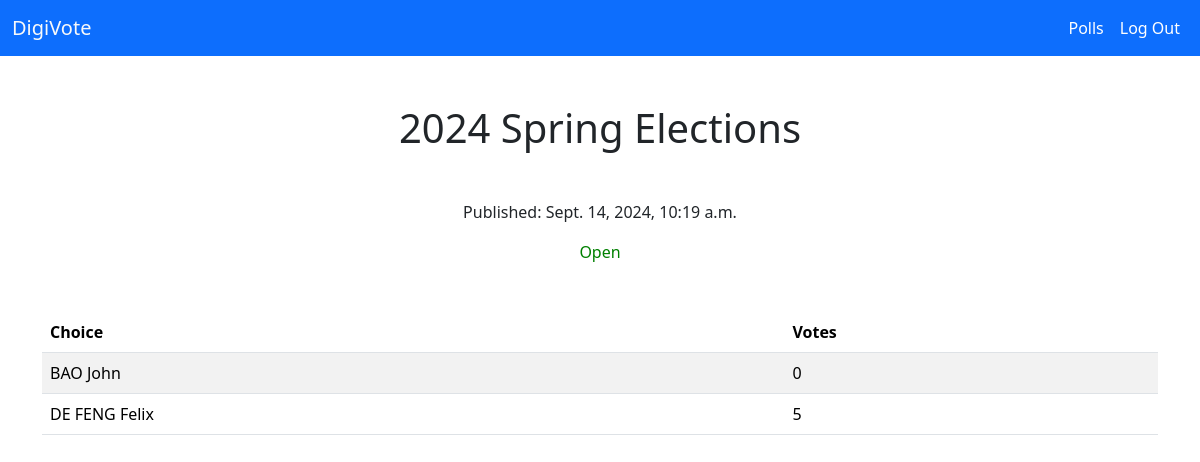
/details/4 (signed in), run on an earlier commit of the app's database.
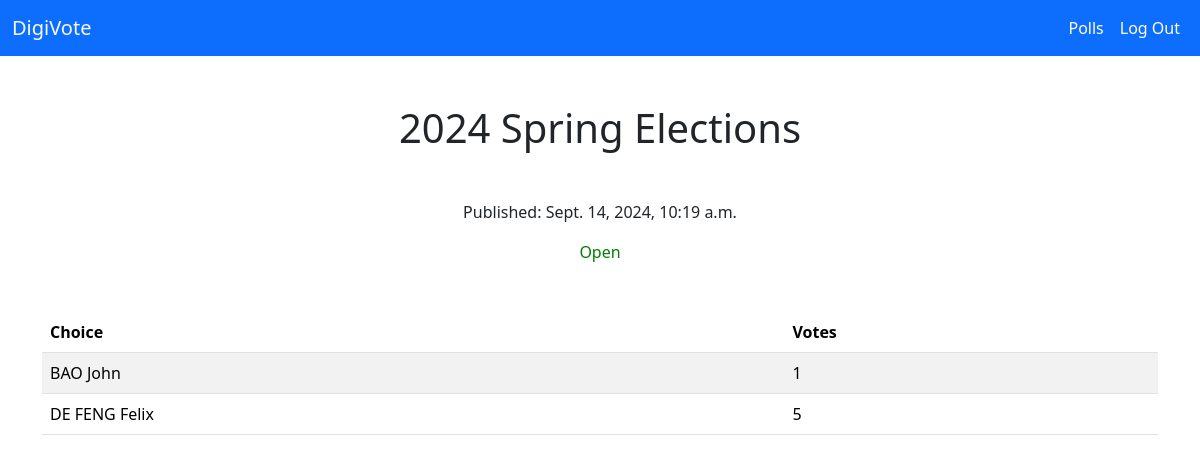
And on a later commit of the database.
### vote/models.py (models this page shows, shortened)
class Poll(models.Model):
    poll_text = models.CharField(max_length=512)
    publish_date = models.DateTimeField('date published')
    poll_open = models.BooleanField(default=True)

class Choice(models.Model):
    poll = models.ForeignKey(Poll, on_delete=models.CASCADE)
    choice_text = models.CharField(max_length=256)
    votes = models.IntegerField(default=0)

### vote/views.py (the view)
# urls.py: path('details/<int:poll_id>', views.details, name='details'),
@login_required(login_url='login')
def details(request, poll_id):
    poll = get_object_or_404(Poll, pk=poll_id)
    choices = Choice.objects.filter(poll=poll)
    context = {
        'poll': poll,
        'choices': choices
    }
    return render(request, "details.html", context)

### vote/templates/details.html (shortened to what this page needs)
{% extends "base.html" %}
{% block body %}
<h1 class="m-5 text-center">{{ poll.poll_text }}</h1>
<p class="text-center">Published: {{ poll.publish_date }}</p>
<p class="text-center">{% if poll.poll_open %}<span style="color: green;">Open</span>{% else %}<span style="color: red;">Closed</span>{% endif %}</p>
<div class="container mt-5">
    <table class="table table-striped">
        <thead>
            <tr>
                <th>Choice</th>
                <th>Votes</th>
            </tr>
        </thead>
        <tbody>
            {% for choice in choices %}
            <tr>
                <td>{{ choice.choice_text }}</td>
                <td>{{ choice.votes }}</td>
            </tr>
            {% endfor %}
        </tbody>
    </table>
</div>
{% endblock %}

### vote/templates/base.html (shortened to what this page needs)
<!DOCTYPE html>
<html lang="en">
<head>
    <link href="https://cdn.jsdelivr.net/npm/bootstrap@5.3.3/dist/css/bootstrap.min.css" rel="stylesheet">
</head>
<body>
    <nav class="navbar navbar-expand-sm bg-primary">
        <div class="container-fluid">
            <a href="{% url 'index' %}" class="navbar-brand text-light">DigiVote</a>
            <ul class="navbar-nav">
                {% if user.is_authenticated %}
                <li class="navbar-item">
                    <a href="{% url 'polls' %}" class="nav-link text-white">Polls</a>
                </li>
                {% endif %}
                <li class="nav-item">
                    {% if user.is_authenticated %}<a href="{% url 'logout' %}" class="nav-link text-white">Log Out</a>{% else %}<a href="{% url 'login' %}" class="nav-link text-white">Log In</a>{% endif %}
                </li>
            </ul>
        </div>
    </nav>
    {% block body %}
    {% endblock %}
</body>
</html>

What changed in the data, as far as the page shows it:
changed Choice "BAO John": votes "0" → "1"
